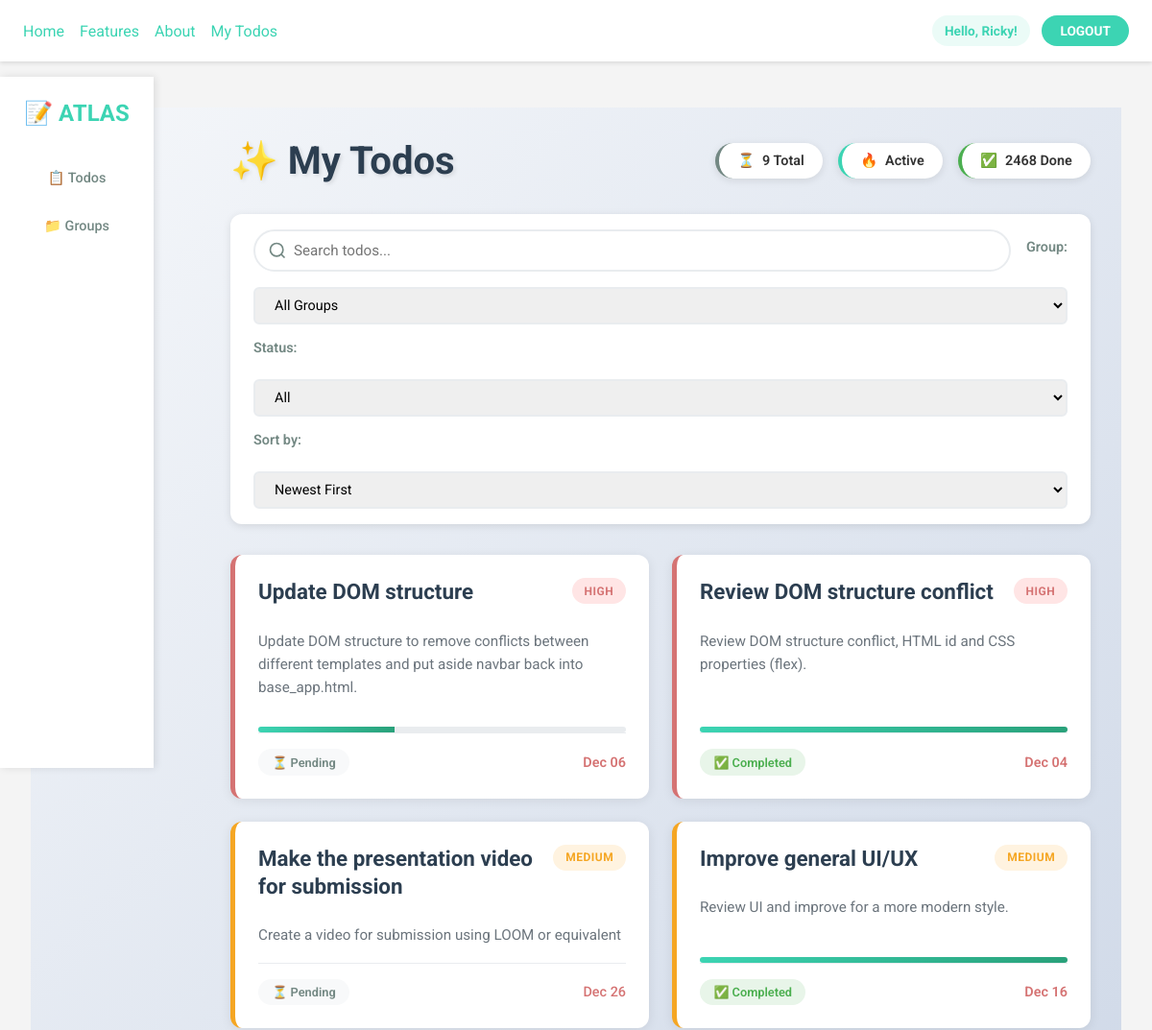
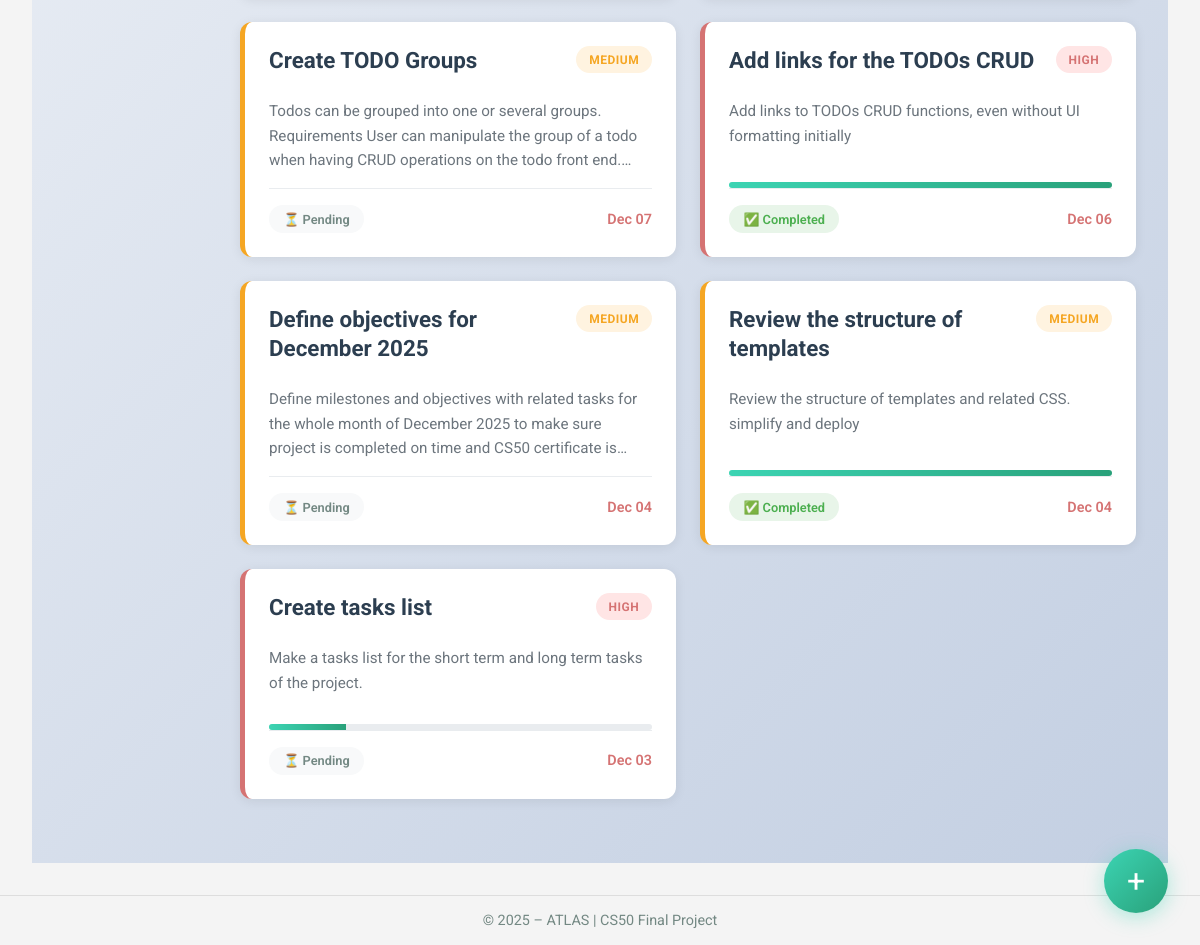
The app's page /todos/ (signed in) with its own data (2 pictures, top to bottom).
### todos/models.py (models this page shows, shortened)
class Todo(models.Model):
  PRIORITY_CHOICES = (
    ('Low', 'Low'),
    ('Medium', 'Medium'),
    ('High', 'High'),
  )
  STATUS_CHOICES = (
    ('Pending', 'Pending'),
    ('In Progress', 'In Progress'),
    ('Completed', 'Completed'),
  )
  user = models.ForeignKey(User, on_delete=models.CASCADE, related_name='todos', default=None)
  group = models.ForeignKey('TaskGroup', on_delete=models.SET_NULL, null=True, blank=True, related_name='todos')
  title = models.CharField(max_length=255)
  description = models.TextField(blank=True, null=True)
  due_date = models.DateField(null=True, blank=True)
  priority = models.CharField(max_length=10, choices=PRIORITY_CHOICES, default='Medium')
  status = models.CharField(max_length=20, choices=STATUS_CHOICES, default='Pending')
  duration = models.IntegerField(null=True, blank=True)
  created_at = models.DateTimeField(auto_now_add=True)
  updated_at = models.DateTimeField(auto_now=True)
  time_completion = models.IntegerField(null=True, blank=True)
  time_spent = models.IntegerField(null=True, blank=True)
  time_remaining = models.IntegerField(null=True, blank=True)
  is_timer_active = models.BooleanField(default=False)
  timer_started_at = models.DateTimeField(null=True, blank=True)

### todos/views.py (the view)
# urls.py: path('', views.index, name='index'),
@login_required
def index(request):
  todos = Todo.objects.filter(user=request.user).order_by('-created_at')
  group_filter = request.GET.get('group')
  if group_filter:
    if group_filter == 'none':
      todos = todos.filter(group__isnull=True)
    else:
      todos = todos.filter(group_id=group_filter)
  todos = todos.order_by('-created_at')
  groups = TaskGroup.objects.filter(user=request.user)
  return render(request, 'todos/index.html', {
      'todos': todos,
      'groups': groups,
      'current_path': request.path,
      'today': timezone.now().date(),
      'selected_group': group_filter
  })

### todos/templates/todos/index.html (shortened to what this page needs)
{% extends 'base.html' %}
{% load static %}
{% block extra_css %}
<link rel="stylesheet" href="{% static 'todos/css/styles.css' %}">
{% endblock %}
{% block content %}
{% include "partials/navbar.html" %}
<div class="todos-page">
  <div class="todos-content">
    <div class="todos-header">
      <h1>✨ My Todos</h1>
      <div class="header-stats">
        <div class="stat-badge pending">
          <span>⏳</span>
          <span>{{ todos|length }} Total</span>
        </div>
        <div class="stat-badge active">
          <span>🔥</span>
          <span>{% for todo in todos %}{% if todo.status == "In Progress" %}{{ forloop.counter }}{% endif %}{% endfor %} Active</span>
        </div>
        <div class="stat-badge completed">
          <span>✅</span>
          <span>{% for todo in todos %}{% if todo.status == "Completed" %}{{ forloop.counter }}{% endif %}{% endfor %} Done</span>
        </div>
      </div>
    </div>
    <div class="control-bar">
      <div class="search-box">
        <input type="text" id="search-input" placeholder="Search todos...">
      </div>
      <label for="filter-group">Group:</label>
      <select id="filter-group" onchange="filterByGroup(this.value)">
        <option value="all" {% if not selected_group %}selected{% endif %}>All Groups</option>
      </select>
      <label for="filter-status">Status:</label>
      <select id="filter-status">
        <option value="all">All</option>
      </select>
      <label for="sort-by">Sort by:</label>
      <select id="sort-by">
        <option value="newest">Newest First</option>
      </select>
    </div>
    <div class="todos-grid">
      {% for todo in todos %}
      <div class="todo-card priority-{{ todo.priority|lower }}" data-status="{{ todo.status|lower|cut:' ' }}" data-title="{{ todo.title|lower }}" data-created="{{ todo.created_at|date:'U' }}">
        <div class="card-header">
          <div class="card-title">
            <h3><a href="{% url 'todos:detail' todo.id %}">{{ todo.title }}</a></h3>
          </div>
          <span class="priority-badge {{ todo.priority|lower }}">
            {{ todo.priority }}
          </span>
        </div>
        {% if todo.description %}
        <div class="card-description">
          {{ todo.description }}
        </div>
        {% endif %}
        {% if todo.duration and todo.time_spent %}
        <div class="progress-bar">
          <div class="progress-fill" style="width: {{ todo.time_completion|default:0 }}%"></div>
        </div>
        {% endif %}
        <div class="card-footer">
          <span class="status-badge {{ todo.status|lower|cut:' ' }}">
            {% if todo.status == "Pending" %}⏳
            {% elif todo.status == "In Progress" %}
            {% if todo.is_timer_active %}⏱️{% else %}🔥{% endif %}
            {% else %}✅{% endif %}
            {{ todo.status }}
          </span>
          {% if todo.due_date %}
          <span class="due-date {% if todo.due_date < today %}overdue{% endif %}">
            {{ todo.due_date|date:"M d" }}
          </span>
          {% endif %}
        </div>
      </div>
      {% endfor %}
    </div>
  </div>
  <a href="{% url 'todos:new' %}" class="fab" title="Add new todo">+</a>
</div>
{% endblock %}

### templates/base.html (shortened to what this page needs)
{% load static %}
<!DOCTYPE html>
<html lang="en">
<head>
    <link rel="stylesheet" href="{% static 'css/styles.css' %}">
    {% block extra_css %}{% endblock %}
</head>
<body>
    <div class="main-container">
        <header>
            <nav>
                <ul>
                    <li><a href="{% url 'public_frontend:index' %}">Home</a></li>
                    <li><a href="{% url 'public_frontend:features' %}">Features</a></li>
                    <li><a href="{% url 'public_frontend:about' %}">About</a></li>
                    {% if user.is_authenticated %}
                    <li><a href="{% url 'todos:index' %}">My Todos</a></li>
                    {% endif %}
                </ul>
                <ul class="app-access">
                    {% if user.is_authenticated %}
                        <li class="user-greeting">Hello, {{ user.username }}!</li>
                        <li class="logout-button"><a href="{% url 'users:logout' %}">Logout</a></li>
                    {% else %}
                        <li class="register-button"><a href="{% url 'users:register' %}">Register</a></li>
                        <li class="login-button"><a href="{% url 'users:login' %}">Login</a></li>
                    {% endif %}
                </ul>
            </nav>
        </header>
        <main>
            {% block content %}{% endblock %}
        </main>
    </div>
</body>
<footer>
    <p>&copy; 2025 – ATLAS | CS50 Final Project</p>
</footer>
</html>

### static/css/styles.css (style rules this page uses)
*, *::before, *::after { box-sizing: border-box; margin: 0; padding: 0; }
body { margin: 0; padding: 0; font-family: 'Roboto', sans-serif; background-color: #f4f4f4; color: #333; overflow-x: hidden; max-width: 100vw; }
header { position: fixed; width: 100%; top: 0; left: 0; background-color: white; box-shadow: 0 2px 4px rgba(0, 0, 0, 0.1); z-index: 1000; overflow-x: hidden; }
nav { display: flex; justify-content: space-between; align-items: center; padding: 1rem 1.5rem; max-width: 100%; margin: 0 auto; }
nav ul { display: flex; list-style: none; gap: 1rem; align-items: center; flex-wrap: wrap; }
nav ul li { margin: 0; }
.user-greeting { color: #3CD4B3; font-weight: bold; padding: 0.5rem 0.8rem; background: rgba(60, 212, 179, 0.1); border-radius: 1.2rem; font-size: 0.85rem; white-space: nowrap; }
.app-access { display: flex; gap: 0.8rem; align-items: center; flex-shrink: 0; }
.login-button, .register-button, .logout-button { border-radius: 1.2rem; overflow: hidden; transition: all 0.3s ease; }
.login-button a, .register-button a, .logout-button a { display: block; background-color: #3CD4B3; color: white !important; padding: 0.5rem 1.2rem; font-weight: bold; text-transform: uppercase; font-size: 0.85rem; transition: all 0.3s ease; white-space: nowrap; }
main { margin-top: 80px; min-height: calc(100vh - 80px); padding: 2rem; }
.main-container { max-width: 1200px; margin: 0 auto; width: 100%; }
h1 { color: #738883; font-size: 2em; text-align: center; margin-bottom: 1.5rem; }
label { display: block; margin-bottom: 0.5rem; font-weight: 500; color: #738883; }
input[type="text"], input[type="password"], input[type="email"], input[type="number"], input[type="date"], textarea, select { width: 100%; padding: 0.7rem; border: 1px solid #ddd; border-radius: 4px; font-size: 1rem; font-family: 'Roboto', sans-serif; transition: border-color 0.3s ease; }
a { text-decoration: none; color: #3CD4B3; transition: color 0.3s ease; }
footer { text-align: center; padding: 1rem 0; background-color: #f4f4f4; color: #738883; font-size: 0.9rem; border-top: 1px solid #ddd; }

### records on screen
Todo: title "Review DOM structure conflict", priority "HIGH", description "Review DOM structure conflict, HTML id and CSS properties (flex).", time_completion 100 (drawn), status "Completed", due_date "Dec 04"
Todo: title "Improve general UI/UX", priority "MEDIUM", description "Review UI and improve for a more modern style.", time_completion 100 (drawn), status "Completed", due_date "Dec 16"
Todo: title "Add links for the TODOs CRUD", priority "HIGH", description "Add links to TODOs CRUD functions, even without UI formatting initially", time_completion 100 (drawn), status "Completed", due_date "Dec 06"
Todo: title "Review the structure of templates", priority "MEDIUM", description "Review the structure of templates and related CSS. simplify and deploy", time_completion 100 (drawn), status "Completed", due_date "Dec 04"
Todo: title "Update DOM structure", priority "HIGH", description "Update DOM structure to remove conflicts between different templates and put aside navbar back into base_app.html.", time_completion 37 (drawn), status "Pending", due_date "Dec 06"
Todo: title "Make the presentation video for submission", priority "MEDIUM", description "Create a video for submission using LOOM or equivalent", status "Pending", due_date "Dec 26"
Todo: title "Create TODO Groups", priority "MEDIUM", description "Todos can be grouped into one or several groups. Requirements User can manipulate the group of a todo when having CRUD operations on the todo front…", status "Pending", due_date "Dec 07"
Todo: title "Define objectives for December 2025", priority "MEDIUM", description "Define milestones and objectives with related tasks for the whole month of December 2025 to make sure project is completed on time and CS50 certificate…", status "Pending", due_date "Dec 04"
Todo: title "Create tasks list", priority "HIGH", description "Make a tasks list for the short term and long term tasks of the project.", time_completion 20 (drawn), status "Pending", due_date "Dec 03"

### other values on screen
{{ user.username }} "Ricky"
{{ todos|length }} "9"
